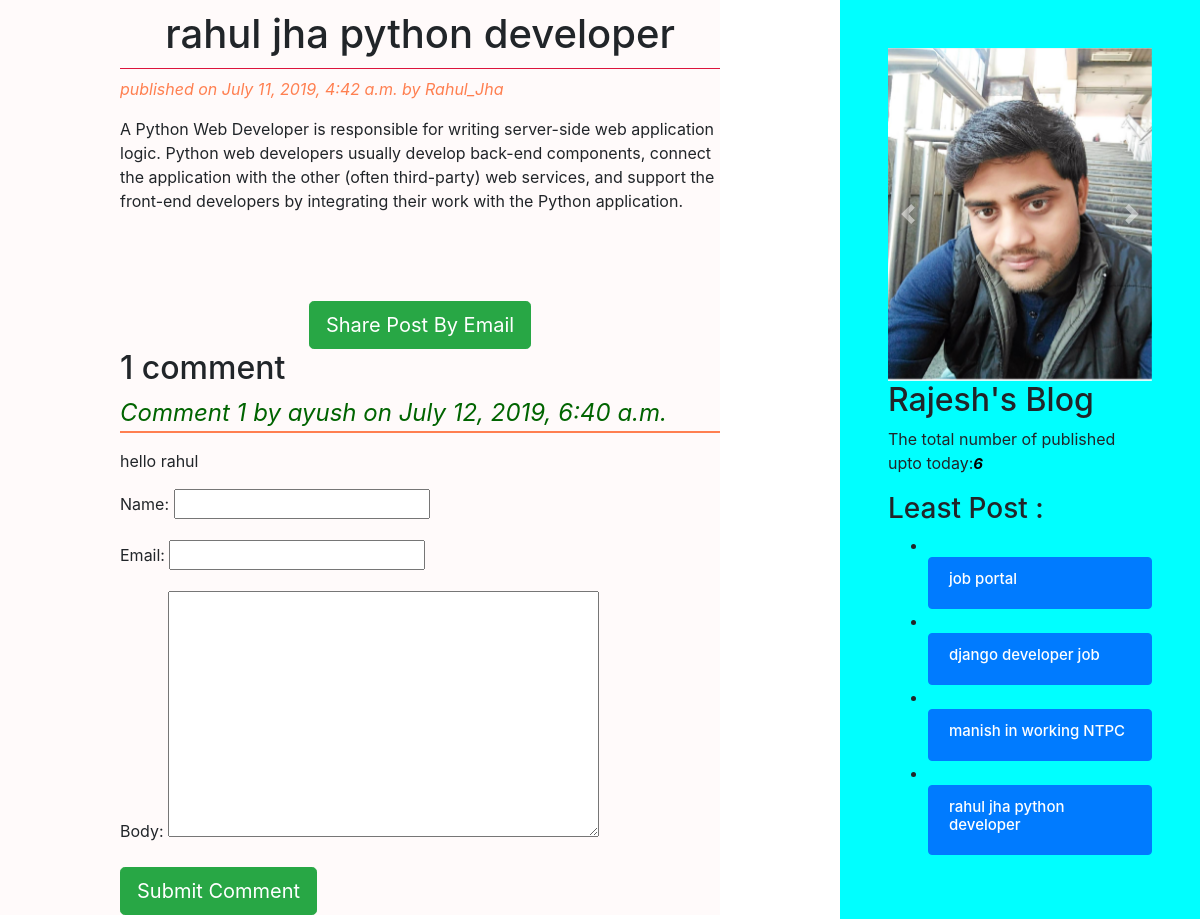
The page /2019/07/11/rahul-jha-python-developer/ on the database its author committed.
### app_blog/models.py (models this page shows, shortened)
class Post(models.Model):
    STATUS_CHOICES=(('draft','Draft'),('published','Published'))
    title=models.CharField(max_length=250)
    slug=models.SlugField(max_length=260,unique_for_date='publish')
    author=models.ForeignKey(User, related_name='blog_posts',on_delete=models.PROTECT)
    body=models.TextField()
    publish=models.DateTimeField(default=timezone.now)
    created=models.DateTimeField(auto_now_add=True)
    updated=models.DateTimeField(auto_now=True)
    status=models.CharField(max_length=100,choices=STATUS_CHOICES ,default='draft')
    objects=CustomManager() #when you should be call qs then only u have to display publish post is call custom manager
    tags=TaggableManager() #tag is manage to all post
    class Meta:
        ordering=('-publish',)
    def get_absolute_url(self):
        return reverse('post_detail',args=[self.publish.year,self.publish.strftime('%m'),self.publish.strftime('%d'),self.slug])

class Comment(models.Model):
    post=models.ForeignKey(Post,related_name='comments',on_delete=models.PROTECT)
    name=models.CharField(max_length=110)
    email=models.EmailField()
    body=models.TextField()
    created=models.DateTimeField(auto_now_add=True)
    updated=models.DateTimeField(auto_now=True)
    active=models.BooleanField(default=True)
    class Meta:
        ordering=('-created',)

### app_blog/views.py (the view)
# urls.py: url(r'^(?P<year>\d{4})/(?P<month>\d{2})/(?P<day>\d{2})/(?P<post>[-\w]+)/$',views.post_detail_view,
def post_detail_view(request,year,month,day,post):
    try:
        post=get_object_or_404(Post,slug=post ,status='published',
                               publish_year=year,
                               publish_month=month,
                               publish_day=day) #get_object_or_404 it is a shortcut for object is available then display
        return render(request,'blog/post_detail.html',{'post':post})
    except:
        post = get_object_or_404(Post, slug=post, status='published')
        comments=post.comments.filter(active=True)
        csubmit=False
        if request.method=="POST":
            form=CommentForm(request.POST)
            if form.is_valid():
                new_comments=form.save(commit=False)
                new_comments.post=post
                new_comments.save()
                csubmit=True
        else:
            form=CommentForm()
        return render(request,'blog/post_detail.html',{'post':post,'comments':comments,'form':form,'csubmit':csubmit})

### app_blog/forms.py
class CommentForm(forms.ModelForm):
    class Meta:
        model=Comment
        fields=['name','email','body']

### app_blog/models.py (called while the page is built)
    def get_queryset(self):         #one method is  call
        return super().get_queryset().filter(status='published')

### app_blog/templatetags/blog_tags.py (called while the page is built)
@register.simple_tag
def total_post():
    return Post.objects.count()

@register.inclusion_tag('blog/least_post123.html')
def show_least_posts(count=4):
    least_post=Post.objects.order_by('-publish')[:count]
    return {'least_post':least_post}

### templates/blog/post_detail.html (shortened to what this page needs)
{% extends 'blog/base.html' %}
        {% block content %}
            <h1>{{ post.title }}</h1>
             <p style="color: coral;font-size: 16px;font-style: italic;">
                 published on {{ post.publish }} by {{ post.author|title }}
             </p>
            {{ post.body|linebreaks }}<br><br><br>
            <div class="container" align="center">
                <a href="/{{ post.id }}/share" class="btn btn-lg btn-success" >Share Post By Email</a>
            </div>
            {% with comments.count as comments_count %}
                <h2>{{ comments_count }} comment{{ comments_count|pluralize }}</h2>
             {% endwith %}
                {% if comments %}
                    {% for comment in comments  %}
                        <p style="color: darkgreen; font-size: 24px;font-style: oblique; border-bottom: 2px solid coral;">
                            Comment {{ forloop.counter }} by {{ comment.name }} on {{ comment.created }}</p>
                        <div class="cb">{{ comment.body|linebreaks}}</div>
                     {% endfor %}
                      {% else %}
                        <p>There are no comments Yet !!! </p>
                {% endif%}
            {% if csubmit %}
                <h2>Your Comment Added Successfully</h2>
                {% else %}
                <form method="post">
                        {{ form.as_p }}
                    <input type="submit" class="btn btn-lg btn-success" value="Submit Comment">
                </form>
            {% endif %}
        {% endblock %}

### templates/blog/least_post123.html (shortened to what this page needs)
<!DOCTYPE html>
<html lang="en">
<head>
</head>
<body>
        <ul>
            {% for post in least_post %}
          <li>
     <div class="list-group">&nbsp&nbsp
          <a href="{{ post.get_absolute_url }}" class="list-group-item list-group-item-action active">
           <h2 style="font-size: 15px">{{ post.title }}</h2>
          </a>
     </div>
          </li>
            {% endfor %}
        </ul>
</body>
</html>

### static/css/blog.css (style rules this page uses)
h1 { text-align: center; border-bottom:1px solid crimson; padding: 10px; }
body { color: white; background: url("https://images.unsplash.com/photo-1503756234508-e32369269deb?ixlib=rb-1.2.1&ixid=eyJhcHBfaWQiOjEyMDd9&auto=format&fit=crop&w=1350&q=80"); }

### rows shown on the page
Post: title "rahul jha python developer", publish "July 11, 2019, 4:42 a.m.", author "Rahul_Jha", body "A Python Web Developer is responsible for writing server-side web application logic. Python web developers usually develop back-end components, connect the application with the other (often third-party) web services, and support the front-end developers by integrating their work with the Python application."
Comment: name "ayush", created "July 12, 2019, 6:40 a.m.", body "hello rahul"
Post: title "job portal"
Post: title "django developer job"
Post: title "manish in working NTPC"

### other values the page prints
{{ comments_count }} "1"
